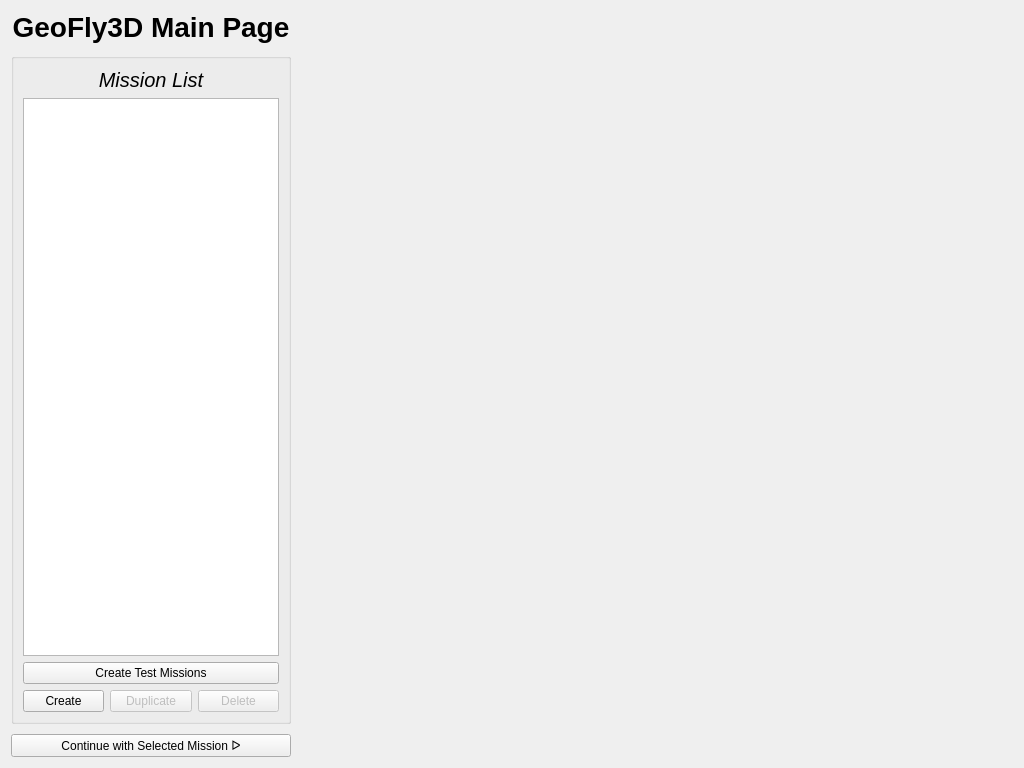
<?xml version="1.0" encoding="UTF-8"?>
<ui version="4.0">
 <class>Form</class>
 <widget class="QWidget" name="Form">
  <property name="geometry">
   <rect>
    <x>0</x>
    <y>0</y>
    <width>1024</width>
    <height>768</height>
   </rect>
  </property>
  <property name="windowTitle">
   <string>Form</string>
  </property>
  <layout class="QHBoxLayout" name="horizontalLayout_2" stretch="0,4">
   <item>
    <layout class="QVBoxLayout" name="v_lay_left" stretch="0,0,0">
     <property name="spacing">
      <number>10</number>
     </property>
     <item>
      <widget class="QLabel" name="labe_header">
       <property name="font">
        <font>
         <pointsize>21</pointsize>
         <bold>true</bold>
        </font>
       </property>
       <property name="text">
        <string>GeoFly3D Main Page</string>
       </property>
       <property name="textFormat">
        <enum>Qt::AutoText</enum>
       </property>
       <property name="alignment">
        <set>Qt::AlignCenter</set>
       </property>
      </widget>
     </item>
     <item>
      <widget class="QGroupBox" name="gb_missions">
       <property name="title">
        <string/>
       </property>
       <layout class="QVBoxLayout" name="verticalLayout_2">
        <item>
         <widget class="QLabel" name="label_missions">
          <property name="font">
           <font>
            <pointsize>15</pointsize>
            <italic>true</italic>
           </font>
          </property>
          <property name="text">
           <string>Mission List</string>
          </property>
          <property name="alignment">
           <set>Qt::AlignCenter</set>
          </property>
         </widget>
        </item>
        <item>
         <widget class="QListWidget" name="listWidget"/>
        </item>
        <item>
         <widget class="QPushButton" name="btn_test_missions">
          <property name="text">
           <string>Create Test Missions</string>
          </property>
         </widget>
        </item>
        <item>
         <layout class="QHBoxLayout" name="h_lay_drone_buttons">
          <item>
           <widget class="QPushButton" name="btn_create_mission">
            <property name="text">
             <string>Create</string>
            </property>
           </widget>
          </item>
          <item>
           <widget class="QPushButton" name="btn_duplicate_mission">
            <property name="enabled">
             <bool>false</bool>
            </property>
            <property name="text">
             <string>Duplicate</string>
            </property>
           </widget>
          </item>
          <item>
           <widget class="QPushButton" name="btn_delete_mission">
            <property name="enabled">
             <bool>false</bool>
            </property>
            <property name="text">
             <string>Delete</string>
            </property>
           </widget>
          </item>
         </layout>
        </item>
       </layout>
      </widget>
     </item>
     <item>
      <layout class="QGridLayout" name="g_lay_buttons">
       <item row="1" column="0">
        <widget class="QPushButton" name="btn_edit_mission">
         <property name="text">
          <string>Continue with Selected Mission ᐅ</string>
         </property>
        </widget>
       </item>
      </layout>
     </item>
    </layout>
   </item>
   <item>
    <layout class="QVBoxLayout" name="v_lay_right"/>
   </item>
  </layout>
 </widget>
 <resources/>
 <connections/>
</ui>
